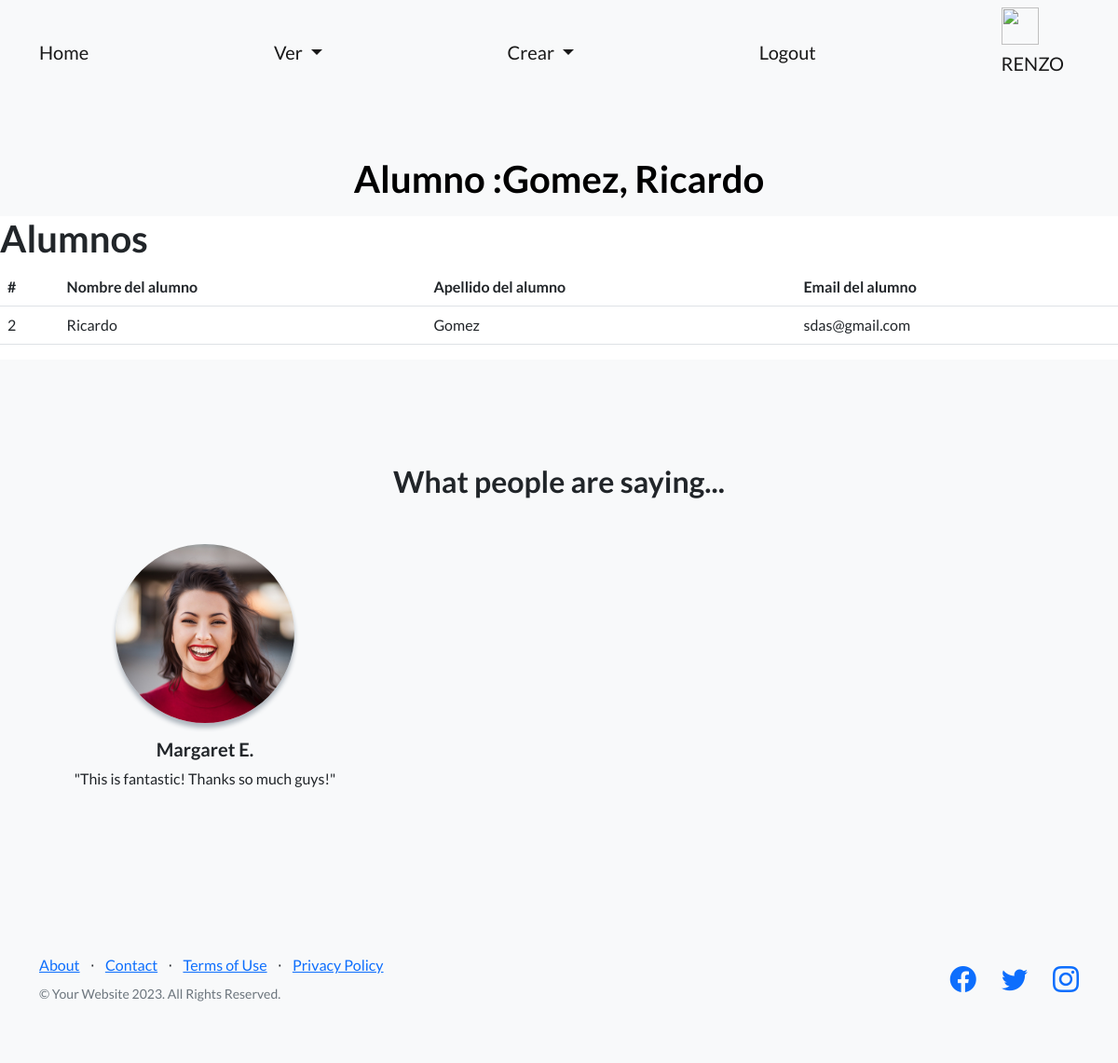
Screenshot of /aplicacion/detail_estudiante/2/ (signed in) with the database file from the repository.
### appcoder/models.py (models this page shows)
class Estudiante(models.Model):
    nombre = models.CharField(max_length=50)
    apellido = models.CharField(max_length=50)
    email = models.EmailField()
    def __str__(self):
        return f"{self.apellido}, {self.nombre}"

### appcoder/views.py (the view)
# urls.py: path('detail_estudiante/<int:pk>/', EstudianteDetail.as_view(), name="detail_estudiante"),
class EstudianteDetail(LoginRequiredMixin, DetailView):
    model = Estudiante

### appcoder/templates/appcoder/estudiante_detail.html (shortened to what this page needs)
{% extends 'appcoder/base.html' %}
{% load static %}
{% block cabecera %}
    Alumno :{{object}}
{% endblock cabecera %}
{% block contenido %}
    <h1>Alumnos</h1>
    <table class="table">
        <thead>
            <tr>
                <th>#</th>
                <th>Nombre del alumno</th>
                <th>Apellido del alumno</th>
                <th>Email del alumno</th>
            </tr>
        </thead>
        <tbody>
        <tr>
            <td>{{object.id}}</td>
            <td>{{object.nombre}}</td>
            <td>{{object.apellido}}</td>
            <td>{{object.email}}</td>
        </tr>
        </tbody>
    </table>
{% endblock contenido %}

### appcoder/templates/appcoder/base.html (shortened to what this page needs)
{% load static %}
<!DOCTYPE html>
<html lang="en">
    <head>
        <link href="https://cdn.jsdelivr.net/npm/bootstrap-icons@1.5.0/font/bootstrap-icons.css" rel="stylesheet" type="text/css" />
        <link href="{% static 'appcoder/css/styles.css' %}" rel="stylesheet" />
    </head>
    <body>
        <nav class="navbar navbar-light bg-light static-top">
            <div class="container">
                <a class="navbar-brand" href="{% url 'inicio' %}">Home</a>
                {% if user.is_authenticated %}
                <div class="nav-item dropdown">
                <a class="nav-link dropdown-toggle navbar-brand"id="navbarDropdownMenuLink" data-toggle="dropdown" aria-haspopup="true" aria-expanded="false">
                Ver
                </a>
                </div>
                <div class="nav-item dropdown">
                <a class="nav-link dropdown-toggle navbar-brand" id="navbarDropdownMenuLink" data-toggle="dropdown" aria-haspopup="true" aria-expanded="false">
                Crear
                </a>
                </div>
                <a class="navbar-brand" href="{% url 'logout' %}">Logout</a>
                <div>
                    <img src="{{ request.session.avatar }}" height="40px" width="40px"/>
                    <p class="navbar-brand"> {{user.username | upper}} </p>
                </div>
                {% else %}
                <a class="navbar-brand" href="{% url 'login' %}">Login</a>
                {% endif %}
            </div>
        </nav>
        <head class="bg-light">
        <div class="p-2 text-center text-black bg-light">
            <h1 class="mt-5">
                {% block cabecera %}{% endblock cabecera %}
            </h1>
        </div>
        </head>
        {% block contenido%}
        {% endblock contenido %}
        <section class="testimonials text-center bg-light">
            <div class="container">
                <h2 class="mb-5">What people are saying...</h2>
                <div class="row">
                    <div class="col-lg-4">
                        <div class="testimonial-item mx-auto mb-5 mb-lg-0">
                            <img class="img-fluid rounded-circle mb-3" src="{% static 'appcoder/assets/img/testimonials-1.jpg' %}" alt="..." />
                            <h5>Margaret E.</h5>
                            <p class="font-weight-light mb-0">"This is fantastic! Thanks so much guys!"</p>
                        </div>
                    </div>
                </div>
            </div>
        </section>
        <footer class="footer bg-light">
            <div class="container">
                <div class="row">
                    <div class="col-lg-6 h-100 text-center text-lg-start my-auto">
                        <ul class="list-inline mb-2">
                            <li class="list-inline-item"><a href="#!">About</a></li>
                            <li class="list-inline-item">⋅</li>
                            <li class="list-inline-item"><a href="#!">Contact</a></li>
                            <li class="list-inline-item">⋅</li>
                            <li class="list-inline-item"><a href="#!">Terms of Use</a></li>
                            <li class="list-inline-item">⋅</li>
                            <li class="list-inline-item"><a href="#!">Privacy Policy</a></li>
                        </ul>
                        <p class="text-muted small mb-4 mb-lg-0">&copy; Your Website 2023. All Rights Reserved.</p>
                    </div>
                    <div class="col-lg-6 h-100 text-center text-lg-end my-auto">
                        <ul class="list-inline mb-0">
                            <li class="list-inline-item me-4">
                                <a href="#!"><i class="bi-facebook fs-3"></i></a>
                            </li>
                            <li class="list-inline-item me-4">
                                <a href="#!"><i class="bi-twitter fs-3"></i></a>
                            </li>
                            <li class="list-inline-item">
                                <a href="#!"><i class="bi-instagram fs-3"></i></a>
                            </li>
                        </ul>
                    </div>
                </div>
            </div>
        </footer>
    </body>
</html>

### rows the page displays
Estudiante: apellido+nombre "Gomez, Ricardo", id "2", nombre "Ricardo", apellido "Gomez", email "sdas@gmail.com"

### other values shown
{{ user.username | upper }} "RENZO"
